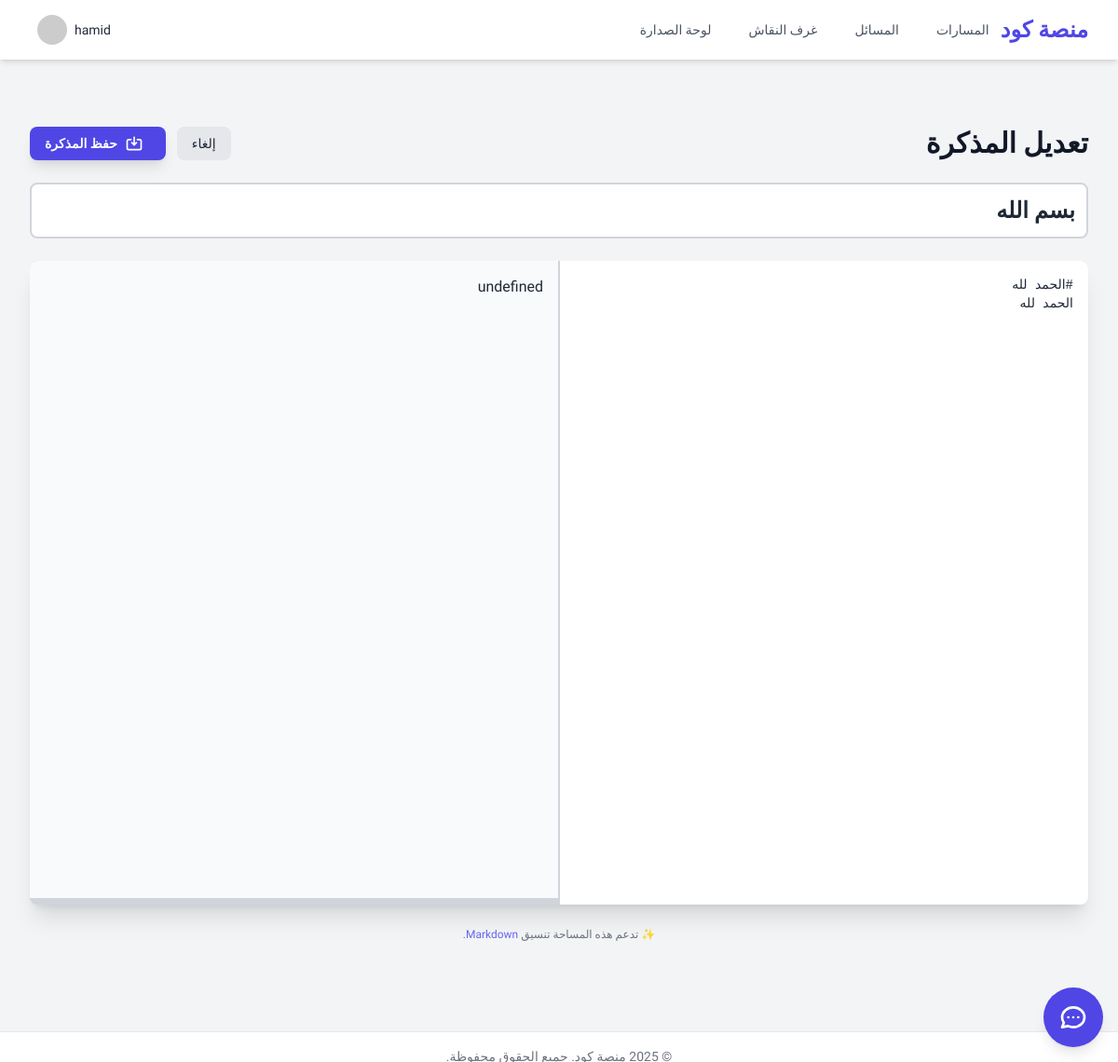
/dashboard/note/edit/10/ (signed in), run on the app's committed database.
### accounts/models.py (models this page shows, shortened)
class CustomUser(AbstractUser):
    AVATAR_CHOICES = (
        ('m1', 'ذكر 1'), ('m2', 'ذكر 2'), ('m3', 'ذكر 3'),
        ('f1', 'أنثى 1'), ('f2', 'أنثى 2'), ('f3', 'أنثى 3'),
    )
    avatar = models.CharField(
        "الصورة الرمزية",
        max_length=2,
        choices=AVATAR_CHOICES,
        default='m1'
    )
    is_moderator = models.BooleanField(
        "مشرف",
        default=False,
        help_text="يحدد ما إذا كان يمكن للمستخدم الإشراف على المحتوى مثل غرف النقاش."
    )
    academic_year = models.PositiveIntegerField(
        verbose_name="السنة الدراسية",
        validators=[MinValueValidator(1), MaxValueValidator(6)],
        null=True,
        blank=True,
        help_text="السنة الدراسية للطالب (من 1 إلى 6)."
    )
    path = models.CharField(
        verbose_name="المسار المختار",
        max_length=100,
        blank=True,
        help_text="المسار التعليمي المفضل للطالب، مثل (تطوير الويب)."
    )
    score = models.PositiveIntegerField(
        verbose_name="النقاط",
        default=0,
        db_index=True,
        help_text="مجموع النقاط التي حصل عليها المستخدم."
    )
    class Meta:
        ordering = ['-score', 'username']
        verbose_name = "مستخدم"
        verbose_name_plural = "المستخدمون"

### dashboard/models.py (models this page shows, shortened)
class Note(models.Model):
    student = models.ForeignKey(
        settings.AUTH_USER_MODEL,
        on_delete=models.CASCADE,
        verbose_name="الطالب",
        related_name="notes"
    )
    title = models.CharField("عنوان المذكرة", max_length=255, blank=False)
    content = models.TextField("المحتوى")
    created_at = models.DateTimeField("تاريخ الإنشاء", auto_now_add=True)
    updated_at = models.DateTimeField("آخر تحديث", auto_now=True)
    class Meta:
        verbose_name = "مذكرة"
        verbose_name_plural = "المذكرات"
        ordering = ['-updated_at']

### dashboard/views.py (the view)
# urls.py: path('note/edit/<int:pk>/', NoteUpdateView.as_view(), name='note_update'),
class NoteUpdateView(LoginRequiredMixin, UpdateView):
    model = Note
    form_class = NoteForm
    template_name = 'dashboard/note_form.html'
    success_url = reverse_lazy('dashboard:dashboard')
    def get_queryset(self):
        return Note.objects.filter(student=self.request.user)

### dashboard/forms.py (shortened to what this page needs)
class NoteForm(TitleValidationMixin, forms.ModelForm):
    class Meta:
        model = Note
        fields = ['title', 'content']

### dashboard/templatetags/markdown_extras.py (called while the page is built)
@register.filter(name='markdownify') # استخدام name='markdownify' هو ممارسة جيدة
@stringfilter
def markdownify(value):
    extensions = [
        'fenced_code',  # لتفعيل كتل الكود باستخدام ```
        'codehilite',   # لتفعيل تلوين الصيغة داخل كتل الكود
        LinkTargetExtension(), # تفعيل الامتداد المخصص الذي أنشأناه
    ]
    html = markdown.markdown(value, extensions=extensions)
    return mark_safe(html)

    def extendMarkdown(self, md):
        md.treeprocessors.register(LinkTargetProcessor(md), 'link_target', 15)

    def run(self, root):
        for element in root.iter("a"):
            element.set("target", "_blank")
            element.set("rel", "noopener noreferrer")
        return root

### dashboard/templates/dashboard/note_form.html (shortened to what this page needs)
{% extends 'base.html' %}
{% load widget_tweaks markdown_extras %}
{% block content %}
<div x-data="noteEditor({ initialContent: `{{ form.content.value|default:''|escapejs }}` })" class="max-w-7xl mx-auto">
    <form method="post" class="space-y-6">
        <div class="flex flex-col sm:flex-row justify-between items-start sm:items-center gap-4">
            <h1 class="text-2xl sm:text-3xl font-bold text-gray-900 dark:text-white">
                {% if form.instance.pk %}تعديل المذكرة{% else %}مذكرة جديدة{% endif %}
            </h1>
            <div class="flex items-center gap-3">
                <a href="{% url 'dashboard:dashboard' %}" class="bg-gray-200 dark:bg-gray-700 text-gray-800 dark:text-gray-200 font-medium py-2 px-4 rounded-lg text-sm hover:bg-gray-300 dark:hover:bg-gray-600">إلغاء</a>
                <button type="submit" class="bg-indigo-600 text-white font-bold py-2 px-4 rounded-lg text-sm hover:bg-indigo-700 shadow-lg flex items-center">
                    <svg class="w-5 h-5 ml-2 rtl:mr-2" fill="none" viewBox="0 0 24 24" stroke="currentColor"><path stroke-linecap="round" stroke-linejoin="round" stroke-width="2" d="M8 7H5a2 2 0 00-2 2v9a2 2 0 002 2h14a2 2 0 002-2V9a2 2 0 00-2-2h-3m-1 4l-3 3m0 0l-3-3m3 3V4" /></svg>
                    <span>حفظ المذكرة</span>
                </button>
            </div>
        </div>
        <div>
            {% if form.title.errors %}
                {% render_field form.title class="w-full text-2xl font-bold p-3 bg-white dark:bg-gray-800 border-2 rounded-lg focus:ring-indigo-500 focus:border-indigo-500 border-red-500" placeholder="عنوان مذكرتك المميزة..." %}
            {% else %}
                {% render_field form.title class="w-full text-2xl font-bold p-3 bg-white dark:bg-gray-800 border-2 rounded-lg focus:ring-indigo-500 focus:border-indigo-500 border-gray-300 dark:border-gray-700" placeholder="عنوان مذكرتك المميزة..." %}
            {% endif %}
        </div>
        <div class="grid grid-cols-1 lg:grid-cols-2 gap-0.5 bg-gray-300 dark:bg-gray-600 rounded-lg overflow-hidden shadow-xl">
            <div class="bg-white dark:bg-gray-800">
                <textarea x-model="content"
                          name="{{ form.content.name }}"
                          id="{{ form.content.id_for_label }}"
                          class="w-full h-96 lg:h-[60vh] p-4 resize-none border-none focus:ring-0 font-mono text-sm bg-transparent dark:text-gray-200 {% if form.content.errors %} ring-2 ring-red-500 {% endif %}"
                          placeholder="ابدأ بالكتابة... # عنوان رئيسي ... *نص مائل* ... `كود`">{{ form.content.value|default:'' }}</textarea>
            </div>
            <div class="hidden lg:block bg-gray-50 dark:bg-gray-900/50 p-4 h-96 lg:h-[60vh] overflow-y-auto">
                <div x-html="renderedMarkdown" class="prose prose-sm dark:prose-invert max-w-none">
                </div>
            </div>
        </div>
        <div class="text-xs text-gray-500 dark:text-gray-400 text-center">
            ✨ تدعم هذه المساحة تنسيق <a href="https://www.markdownguide.org/basic-syntax/" target="_blank" class="text-indigo-500 hover:underline">Markdown</a>.
        </div>
    </form>
</div>
{% endblock %}

### templates/base.html (shortened to what this page needs)
{% load static %}
<!DOCTYPE html>
<html lang="ar" dir="rtl" class="scroll-smooth">
<head>
    <link rel="stylesheet" href="https://cdnjs.cloudflare.com/ajax/libs/codemirror/5.65.15/codemirror.min.css">
    <link rel="stylesheet" href="https://cdnjs.cloudflare.com/ajax/libs/codemirror/5.65.15/theme/dracula.min.css">
    <link rel="stylesheet" href="https://cdnjs.cloudflare.com/ajax/libs/highlight.js/11.9.0/styles/atom-one-dark.min.css">
    <script src="https://cdn.tailwindcss.com"></script>
</head>
<body class="bg-gray-100 dark:bg-gray-900 text-gray-800 dark:text-gray-200 antialiased">
    <header x-data="{ mobileMenuOpen: false }" class="bg-white dark:bg-gray-800 shadow-md sticky top-0 z-40">
        <nav class="max-w-7xl mx-auto px-4 sm:px-6 lg:px-8">
            <div class="flex items-center justify-between h-16">
                <div class="flex items-center">
                    <a href="{% url 'home' %}" class="flex-shrink-0 text-2xl font-bold text-indigo-600 dark:text-indigo-400">منصة كود</a>
                    <div class="hidden md:block">
                        <div class="mr-10 rtl:mr-0 rtl:ml-10 flex items-baseline space-x-4 rtl:space-x-reverse">
                            <a href="{% url 'courses:path_list' %}" class="text-gray-600 dark:text-gray-300 hover:bg-gray-200 dark:hover:bg-gray-700 px-3 py-2 rounded-md text-sm font-medium transition-colors">المسارات</a>
                            <a href="{% url 'problems:problem_list' %}" class="text-gray-600 dark:text-gray-300 hover:bg-gray-200 dark:hover:bg-gray-700 px-3 py-2 rounded-md text-sm font-medium transition-colors">المسائل</a>
                            <a href="{% url 'chat:room_list' %}" class="text-gray-600 dark:text-gray-300 hover:bg-gray-200 dark:hover:bg-gray-700 px-3 py-2 rounded-md text-sm font-medium transition-colors">غرف النقاش</a>
                            <a href="{% url 'accounts:leaderboard' %}" class="text-gray-600 dark:text-gray-300 hover:bg-gray-200 dark:hover:bg-gray-700 px-3 py-2 rounded-md text-sm font-medium transition-colors">لوحة الصدارة</a>
                        </div>
                    </div>
                </div>
                <div class="hidden md:block">
                    {% if user.is_authenticated %}
                    <div x-data="{ dropdownOpen: false }" class="relative">
                        <button @click="dropdownOpen = !dropdownOpen" class="flex items-center space-x-2 rtl:space-x-reverse p-2 rounded-full hover:bg-gray-200 dark:hover:bg-gray-700 focus:outline-none">
                            <span class="font-medium text-sm">{{ user.username }}</span>
                            <img class="h-8 w-8 rounded-full" src="https://ui-avatars.com/api/?name={{ user.username|urlencode }}&background=indigo&color=white&font-size=0.5" alt="User Avatar">
                        </button>
                    </div>
                    {% endif %}
                </div>
            </div>
        </nav>
    </header>
    <main>
        <div class="max-w-7xl mx-auto py-6 sm:px-6 lg:px-8">
            <div class="px-4 py-6 sm:px-0">
                {% block content %}{% endblock %}
            </div>
        </div>
    </main>
    <footer class="bg-white dark:bg-gray-800 border-t border-gray-200 dark:border-gray-700 mt-12">
        <div class="max-w-7xl mx-auto py-4 px-4 sm:px-6 lg:px-8 text-center text-sm text-gray-500 dark:text-gray-400">
            <p>&copy; {% now "Y" %} منصة كود. جميع الحقوق محفوظة.</p>
        </div>
    </footer>
    {% if user.is_authenticated %}
    <div x-data="aiTutor()" @keydown.escape.window="tutorOpen = false" class="fixed bottom-0 right-0 p-4 z-50 print:hidden">
        <button @click="toggle()" class="bg-indigo-600 text-white w-16 h-16 rounded-full shadow-lg flex items-center justify-center transform hover:scale-110 transition-transform">
        </button>
    </div>
    {% endif %}
</body>
</html>

### templates/base.html (style rules this page uses)
body { font-family: 'Tajawal', sans-serif; }

### data on the page
CustomUser: username "hamid"
Note: title "بسم الله", content "#الحمد لله الحمد لله"
